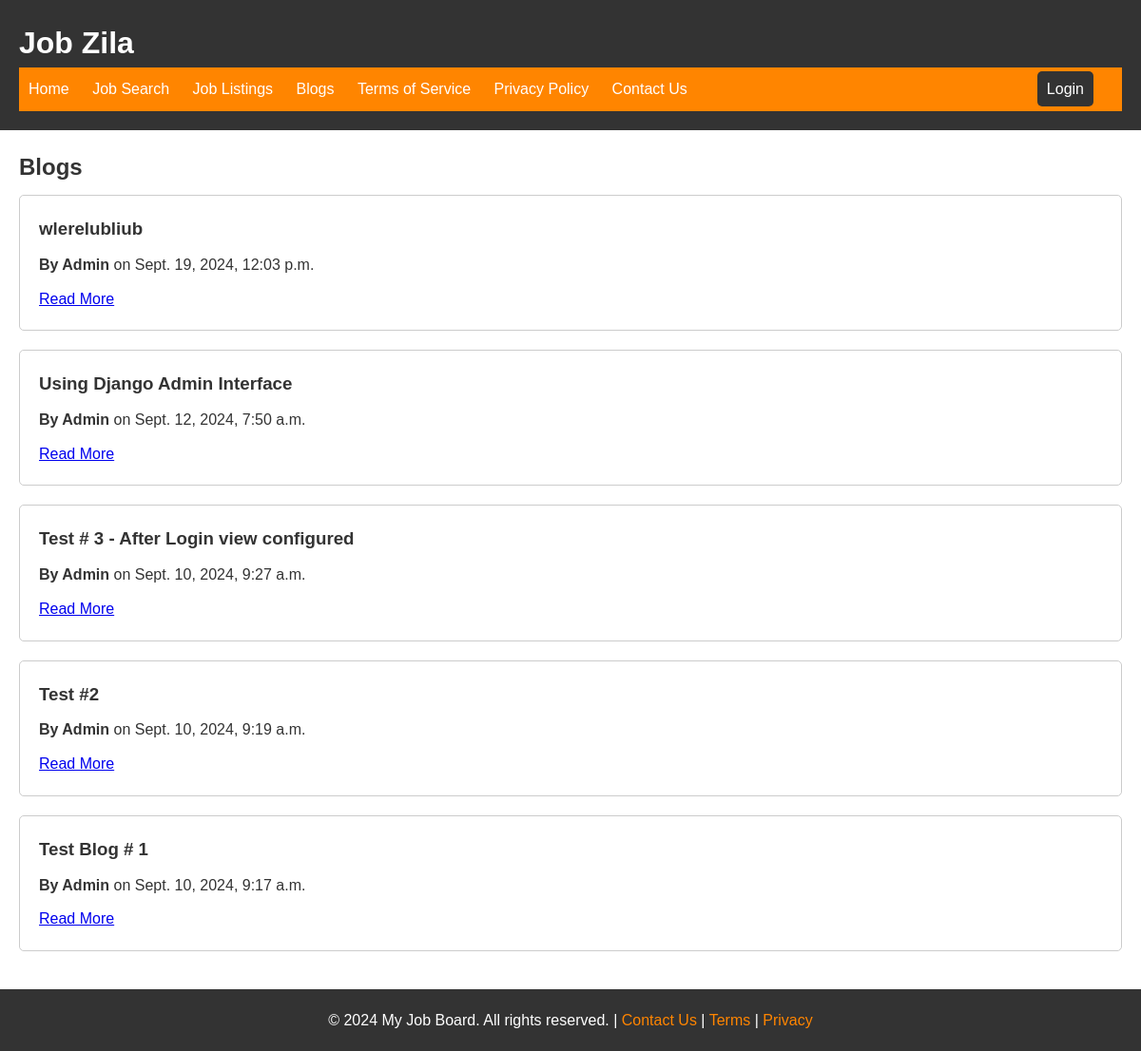
The page /blogs/ on the database as committed earlier.
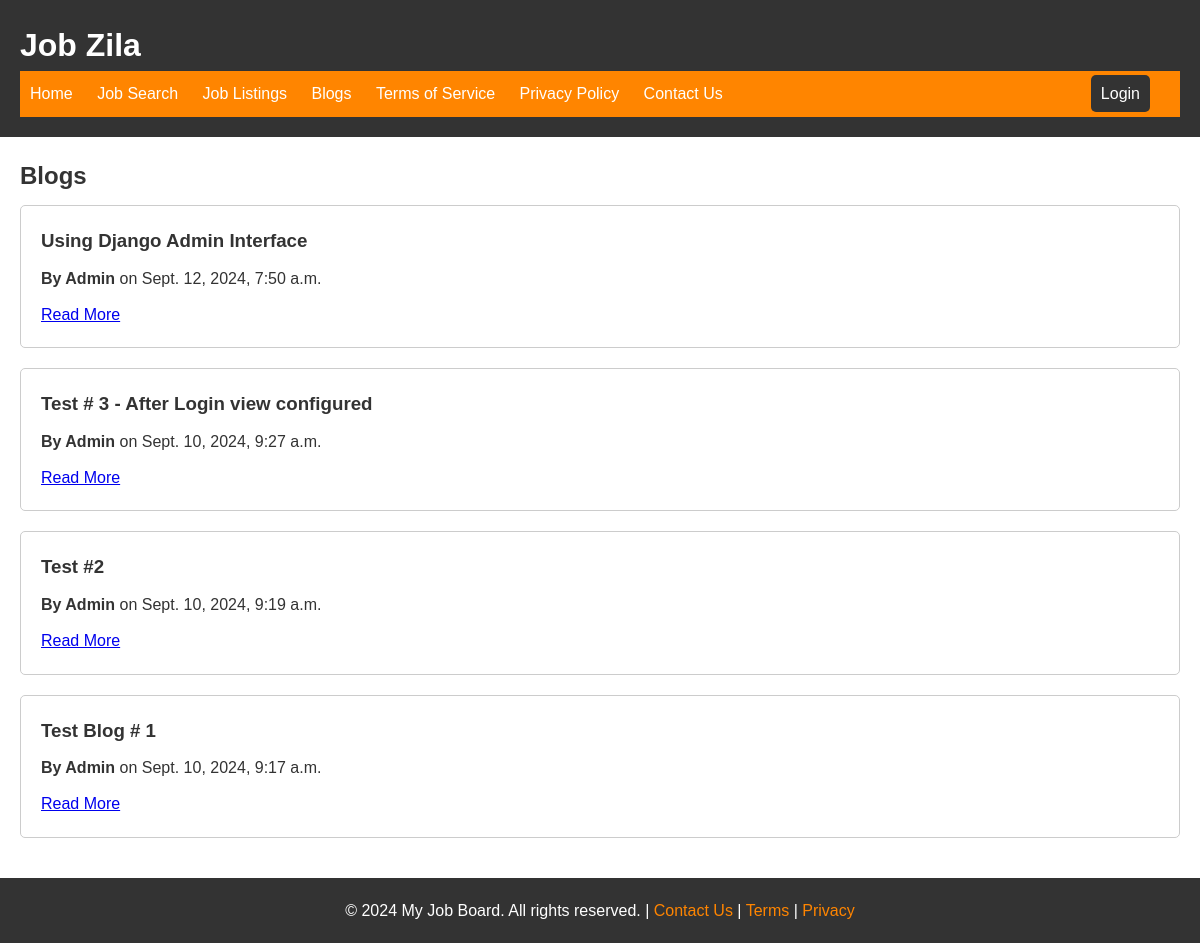
The same page on the database as committed later.
### home/models.py (models this page shows, shortened)
class Blog(models.Model):
    title = models.CharField(max_length=200)
    content = models.TextField()
    author = models.ForeignKey(User, on_delete=models.CASCADE)
    created_at = models.DateTimeField(auto_now_add=True)
    class Meta:
        ordering = ['-created_at']

### home/views.py (the view)
# urls.py: path('blogs/', views.blog_list, name='blog_list'),
def blog_list(request):
    blogs = Blog.objects.all().order_by('-created_at')
    return render(request, 'home/blog_list.html', {'blogs': blogs})

### home/templates/home/blog_list.html (shortened to what this page needs)
{% extends 'home/master.html' %}
{% block extra_head %}
{% load static %}
{% endblock %}
{% block content %}
<main>
<section id="blog-listings" class="container">
  <h2>Blogs</h2>
  <div id="blog-listings-container">
    {% for blog in blogs %}
      <div class="blog-listing">
        <h3>{{ blog.title }}</h3>
        <p><strong>By {{ blog.author }}</strong> on {{ blog.created_at }}</p>
        <a href="{% url 'blog_detail' blog.id %}">Read More</a>
      </div>
    {% empty %}
      <p>No blogs found.</p>
    {% endfor %}
  </div>
</section>
</main>
{% endblock %}

### home/templates/home/master.html (shortened to what this page needs)
<!DOCTYPE html>
<html lang="en">
  <head>
    {% load static %}
    <link rel="stylesheet" href="{% static 'css/style.css' %}">
  </head>
  <body>
    <header>
      <h1>Job Zila</h1>
      <nav>
        <ul>
          <li><a href="{% url 'homepage' %}">Home</a></li>
          <li><a href="{% url 'job_search' %}">Job Search</a></li>
          <li><a href="{% url 'job_listings'%}">Job Listings</a></li>
          <li><a href="{% url 'blog_list' %}">Blogs</a></li>
          <li><a href="{% url 'terms'%}">Terms of Service</a></li>
          <li><a href="{% url 'privacy'%}">Privacy Policy</a></li>
          <li><a href="{% url 'contact_us' %}">Contact Us</a></li>
        </ul>
        <ul class="navbar-right">
          {% if user.is_authenticated %}
          <li>
              <a href="{% url 'logout' %}" class="nav-button" id="logout-link">Logout</a>
              <form method="POST" action="{% url 'logout' %}" id="logout-form" style="display: none;">
              {% csrf_token %}
            </form>
          </li>
          {% else %}
            <li><a href="{% url 'login' %}">Login</a></li>
          {% endif %}
        </ul>
      </nav>
    </header>
    <main>
      {% block content %}{% endblock %}
    </main>
    <footer>
      <p>
        &copy; 2024 My Job Board. All rights reserved. |
        <a href="{% url 'contact_us' %}">Contact Us</a> |
        <a href="{% url 'terms'%}">Terms</a> |
        <a href="{% url 'privacy'%}">Privacy</a>
      </p>
    </footer>
  </body>
</html>

### static/css/style.css (style rules this page uses)
* { margin: 0; padding: 0; }
body { font-family: Arial, sans-serif; font-size: 16px; line-height: 1.6; color: #333; }
header { background-color: #333; color: #fff; padding: 20px; }
header h1 { margin: 0; }
nav { background-color: #ff8500; color: #fff; padding: 10px; display: flex !important; justify-content: space-between; align-items: center; }
nav ul { list-style: none; }
nav ul li { display: inline; margin-right: 20px; }
nav ul li a { color: white; text-decoration: none; }
.navbar-right { margin-left: auto !important; }
.navbar-right li { display: inline !important; }
.navbar-right a { color: #ffffff !important; text-decoration: none !important; text-size: 16px; padding: 10px 10px !important; background-color: #333 !important; border-radius: 5px !important; cursor: pointer; }
footer { background-color: #333; color: #fff; text-align: center; padding: 20px; }
footer p a { color: #ff8500 !important; text-decoration: none; }
#blog-listings { padding: 20px; }
#blog-listings h2 { margin-bottom: 10px; }
.blog-listing { margin-bottom: 20px; border: 1px solid #ccc; border-radius: 5px; padding: 20px; }
.blog-listing h3 { margin-bottom: 10px; }
.blog-listing p { margin-bottom: 10px; }

Rows that differ between the two databases and show on the page:
removed Blog: title "wlerelubliub", author "Admin", created_at "Sept. 19, 2024, 12:03 p.m."
